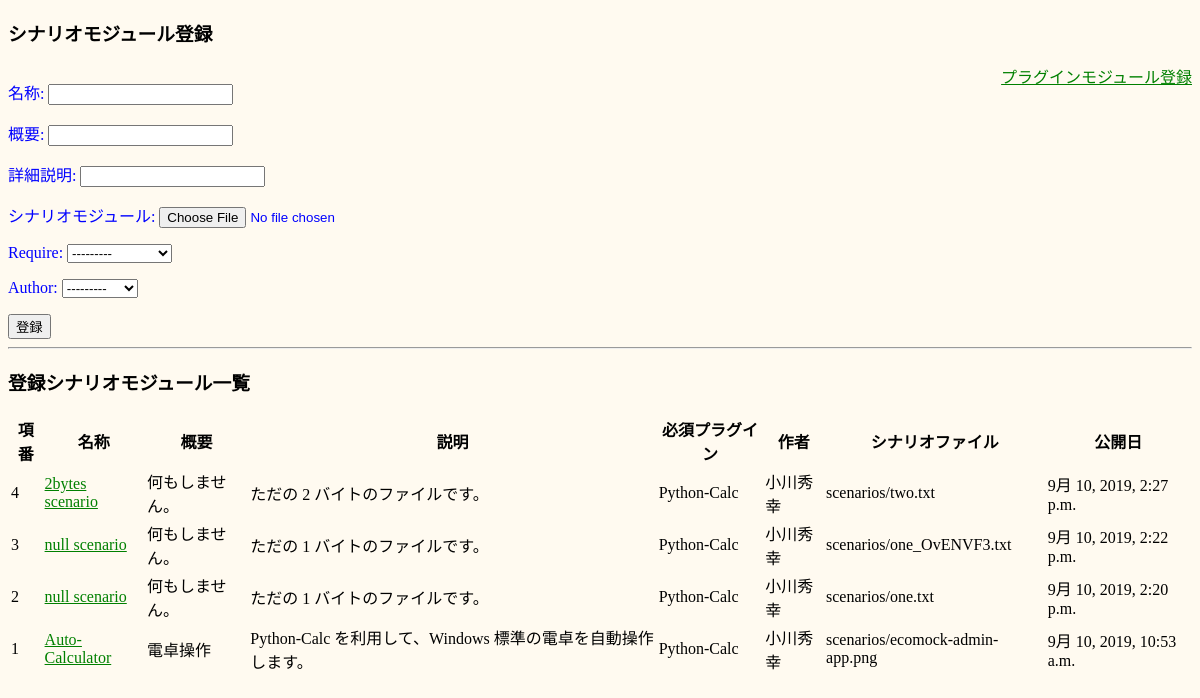
The page /ecomockapp/ on the database its author committed.
### ecomockapp/models.py (models this page shows, shortened)
class Plugin (models.Model):
    name = models.CharField('名称', max_length=50)
    summary = models.CharField('概要', max_length=210)
    description = models.CharField('詳細説明', max_length=990)
    plugin = models.FileField('プラグインモジュール', upload_to='plugins/')
    target = models.CharField('操作対象', max_length=210)
    release_date = models.DateTimeField('公開日', default=timezone.now)
    author = models.ForeignKey(Author, on_delete=models.PROTECT)
    def __str__(self):
        return self.name

class Scenario (models.Model):
    name = models.CharField('名称', max_length=50)
    summary = models.CharField('概要', max_length=210)
    description = models.CharField('詳細説明', max_length=990)
    scenario = models.FileField('シナリオモジュール', upload_to='scenarios/')
    release_date = models.DateTimeField('公開日', default=timezone.now)
    require = models.ForeignKey(Plugin,
                                on_delete=models.PROTECT)
    author = models.ForeignKey(Author, on_delete=models.PROTECT)

class Author (models.Model):
    full_name = models.CharField('氏名', max_length=50)
    mail_address = models.CharField('メールアドレス', max_length=50)
    organization = models.CharField('所属組織', max_length=50)
    registration_date = models.DateTimeField('登録日', default=timezone.now)
    def __str__(self):
        return self.full_name

### ecomockapp/views.py (the view)
# urls.py: path('', views.index, name='index'),
def index(request):
    if request.method == 'POST':
        form = ScenarioForm(request.POST, request.FILES)
        if form.is_valid():
            form.save()
            return HttpResponseRedirect('/ecomockapp/')
    form = ScenarioForm()
    obj = Scenario.objects.all()
    latest_scenario_list = Scenario.objects.order_by ('-release_date')[:5]
    return render(request, 'ecomockapp/index.html', {
        'form': form,
        'obj': obj,
        'latest_scenario_list': latest_scenario_list
    })

### ecomockapp/forms.py
class ScenarioForm(forms.ModelForm):
    class Meta:
        model = Scenario
        fields = ( 'name', 'summary', 'description', 'scenario',
                   'require', 'author', )

### ecomockapp/templates/ecomockapp/index.html (shortened to what this page needs)
{% if latest_scenario_list %}
{% load static %}
<!DOCTYPE html>
<html lang="ja">
  <head>
    <link rel="stylesheet" type="text/css"
          href="{% static 'ecomockapp/style.css' %}">
  </head>
  <body>
    <h3>シナリオモジュール登録</h3>
    <div class='box'>
      <div class='right'>
        <a id='switch' href="{% url 'ecomockapp:plugin' %}">
          プラグインモジュール登録
        </a>
      </div>
    </div>
    <form method="post" enctype="multipart/form-data">
      {{ form.as_p }}
      <button type="submit">登録</button>
    </form>
    <hr>
    <h3>登録シナリオモジュール一覧</h3>
    <table>
      <th>項番</th>
      <th>名称</th>
      <th>概要</th>
      <th>説明</th>
      <th>必須プラグイン</th>
      <th>作者</th>
      <th>シナリオファイル</th>
      <th>公開日</th>
      {% for scenario in latest_scenario_list %}
      <tr>
        <td>
          {{ scenario.id }}
        </td>
        <td>
          <a href="{% static "/ecomockapp/" %}{{ scenario.scenario.url }}"
             download="{{ scenario.scenario.name }}">
            {{ scenario.name }}
          </a>
        </td>
        <td>
          {{ scenario.summary }}
        </td>
        <td>
          {{ scenario.description }}
        </td>
        <td>
          {{ scenario.require }}
        </td>
        <td>
          {{ scenario.author }}
        </td>
        <td>
          {{ scenario.scenario }}
        </td>
        <td>
          {{ scenario.release_date }}
        </td>
      </tr>
      {% endfor %}
    </table>
    {% else %}
    <p>No scenarios are available.</p>
    {% endif %}
  </body>
</html>

### ecomockapp/static/ecomockapp/style.css (style rules this page uses)
a { color: green; }
p { color: blue; }
body { background: floralwhite; }
div.box { height: 0px; position: relative; }
.right { text-align: right; }

### rows shown on the page
Plugin: author "---------"
Scenario: id "4", name "2bytes scenario", summary "何もしません。", description "ただの 2 バイトのファイルです。", require "Python-Calc", author "小川秀幸", scenario "scenarios/two.txt", release_date "9月 10, 2019, 2:27 p.m."
Scenario: id "3", name "null scenario", summary "何もしません。", description "ただの 1 バイトのファイルです。", require "Python-Calc", author "小川秀幸", scenario "scenarios/one_OvENVF3.txt", release_date "9月 10, 2019, 2:22 p.m."
Scenario: id "2", name "null scenario", summary "何もしません。", description "ただの 1 バイトのファイルです。", require "Python-Calc", author "小川秀幸", scenario "scenarios/one.txt", release_date "9月 10, 2019, 2:20 p.m."
Scenario: id "1", name "Auto-Calculator", summary "電卓操作", description "Python-Calc を利用して、Windows 標準の電卓を自動操作します。", require "Python-Calc", author "小川秀幸", scenario "scenarios/ecomock-admin-app.png", release_date "9月 10, 2019, 10:53 a.m."
